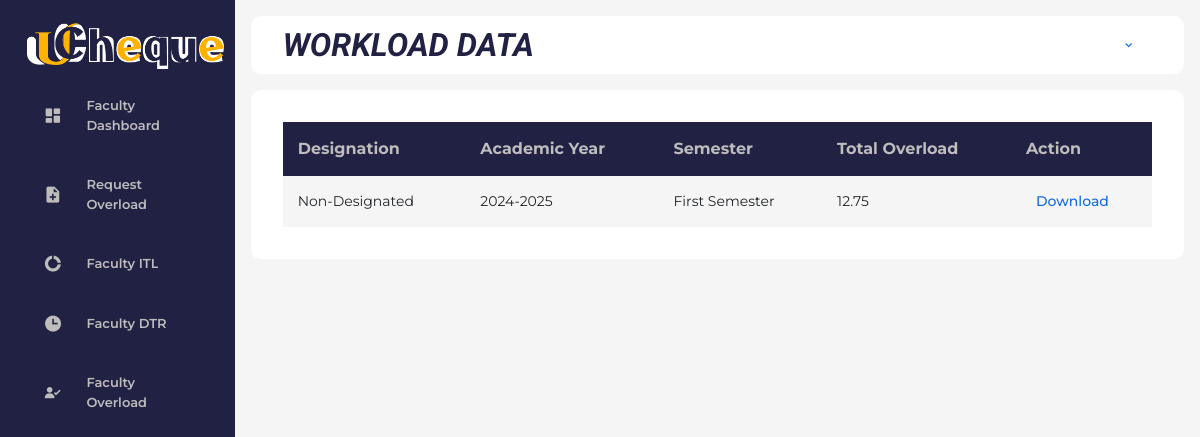
The page /faculty/f_itl.php (signed in) on the database its author committed.
### tables this page shows
CREATE TABLE `itl_extracted_data` (
  `id` int(11) NOT NULL,
  `userId` int(11) NOT NULL,
  `facultyCredit` decimal(11,2) NOT NULL,
  `designationLoadRelease` int(11) NOT NULL,
  `regularHours` int(11) NOT NULL DEFAULT 18,
  `allowableUnit` double DEFAULT NULL,
  `totalOverload` decimal(11,2) NOT NULL,
  `designated` enum('Designated','Non-Designated') NOT NULL,
  `dateCreated` timestamp NOT NULL DEFAULT current_timestamp(),
  `filePath` varchar(255) NOT NULL,
  `academic_year_id` int(11) DEFAULT NULL,
  `semester_id` int(11) DEFAULT NULL
);

CREATE TABLE `academic_years` (
  `academic_year_id` int(11) NOT NULL,
  `academic_year` varchar(20) NOT NULL
);

CREATE TABLE `semesters` (
  `semester_id` int(11) NOT NULL,
  `semester_name` varchar(50) NOT NULL
);

### faculty/f_itl.php (the view, shortened to what this page needs)
<?php
include('./includes/header.php');
include('./includes/sidebar.php');
include('./includes/topbar.php');
$loggedInUserId = $_SESSION['auth_user']['userId'];
?>
<div class="tabular--wrapper">
<div class="table-container">
    <table>
        <thead>
            <tr>
                <th>Designation</th>
                <th>Academic Year</th>
                <th>Semester</th>
                <th>Total Overload</th>
                <th>Action</th>
            </tr>
        </thead>
        <tbody>
            <?php
            $limit = 10;
            $page = isset($_GET['page']) ? (int)$_GET['page'] : 1;
            $page = max($page, 1);
            $offset = ($page - 1) * $limit;
            $sql = "
                SELECT
                    itl_extracted_data.id,
                    employee.employeeId,
                    employee.firstName,
                    employee.middleName,
                    employee.lastName,
                    itl_extracted_data.totalOverload,
                    itl_extracted_data.designated,
                    itl_extracted_data.userId,
                    academic_years.academic_year,
                    semesters.semester_name
                FROM
                    employee
                INNER JOIN
                    itl_extracted_data ON employee.userId = itl_extracted_data.userId
                INNER JOIN
                    employee_role ON employee.userId = employee_role.userId
                INNER JOIN
                    academic_years ON itl_extracted_data.academic_year_id = academic_years.academic_year_id
                INNER JOIN
                    semesters ON itl_extracted_data.semester_id = semesters.semester_id
                WHERE
                    employee_role.role_id = 2 AND employee.userId = ?
                LIMIT ? OFFSET ?
            ";
            $stmt = $con->prepare($sql);
            $stmt->bind_param('iii', $loggedInUserId, $limit, $offset);
            $stmt->execute();
            $result = $stmt->get_result();
            if ($result && $result->num_rows > 0) {
                while ($row = $result->fetch_assoc()) {
                    echo '<tr>
                            <td>' . htmlspecialchars($row['designated']) . '</td>
                            <td>' . htmlspecialchars($row['academic_year']) . '</td>
                            <td>' . htmlspecialchars($row['semester_name']) . '</td>
                            <td>' . htmlspecialchars($row['totalOverload']) . '</td>
                            <td>
                                <a href="./controller/download-itl.php?employee_id=' . htmlspecialchars($row['userId']) . '" class="action">Download</a>
                            </td>
                        </tr>';
                }
            } else {
                echo '<tr><td colspan="5">No records found.</td></tr>';
            }
            ?>
        </tbody>
    </table>
    </div>
</div>
<?php
include('./includes/footer.php');
?>

### assets/style.css (style rules this page uses)
:root { --montserrat:'Montserrat', sans-serif; --nunito:'Nunito', sans-serif; --roboto:'Roboto', sans-serif; --light:#fff; --hover:#464662; --bg: #212143; --h1:#212143; --h1-blur:#212143cb; --text:#BDBDBD; --text-black:#05051d; --num:#146ADC; --cards:#A1BEEA; --bg-light:#FFFFFF; --bg-dark:#F5F5F5; --bg-darker:#B5B5C0; --tb-dark:#dddde2; --tb-ligt:#F5F5F5; --yellow:#F0B732; --staff:#A1BEEA; --faculty:#212143; --hr:#0066ff; --red:#ff0022; }
html { background: var(--html); }
body { display: flex; }
.tabular--wrapper { background: var(--light); margin-top: 1rem; border-radius: 10px; padding: 2rem; }
.table-container { width: 100%; }
table { width: 100%; border-collapse: collapse; }
thead { background: var(--bg); color: var(--text); }
th { padding: 15px; text-align: left; }
tbody { background: var(--bg-dark); }
td { padding: 15px; font-size: 14px; }
.tabular--wrapper .table-container table tr td .action { margin-left: 10px; text-decoration: none; color: var(--num); font-family: var(--montserrat); font-weight: 500; }

### assets/profile.css (style rules this page uses)
:root { --montserrat:'Montserrat', sans-serif; --nunito:'Nunito', sans-serif; --light:#fff; --hover:#464662; --bg: #212143; --h1:#212143; --h1-blur:#212143cb; --text:#BDBDBD; --text-black:#05051d; --num:#146ADC; --cards:#A1BEEA; --bg-light:#FFFFFF; --bg-dark:#F5F5F5; --bg-darker:#B5B5C0; --tb-dark:#dddde2; --tb-ligt:#F5F5F5; --yellow:#F0B732; --staff:#A1BEEA; --faculty:#212143; --hr:#0066ff; --red:#ff0022; --prof:#b0b0bd; }

### rows shown on the page
itl_extracted_data: designated "Non-Designated", academic_year.academic_year "2024-2025", semester.semester_name "First Semester", totalOverload "12.75"
